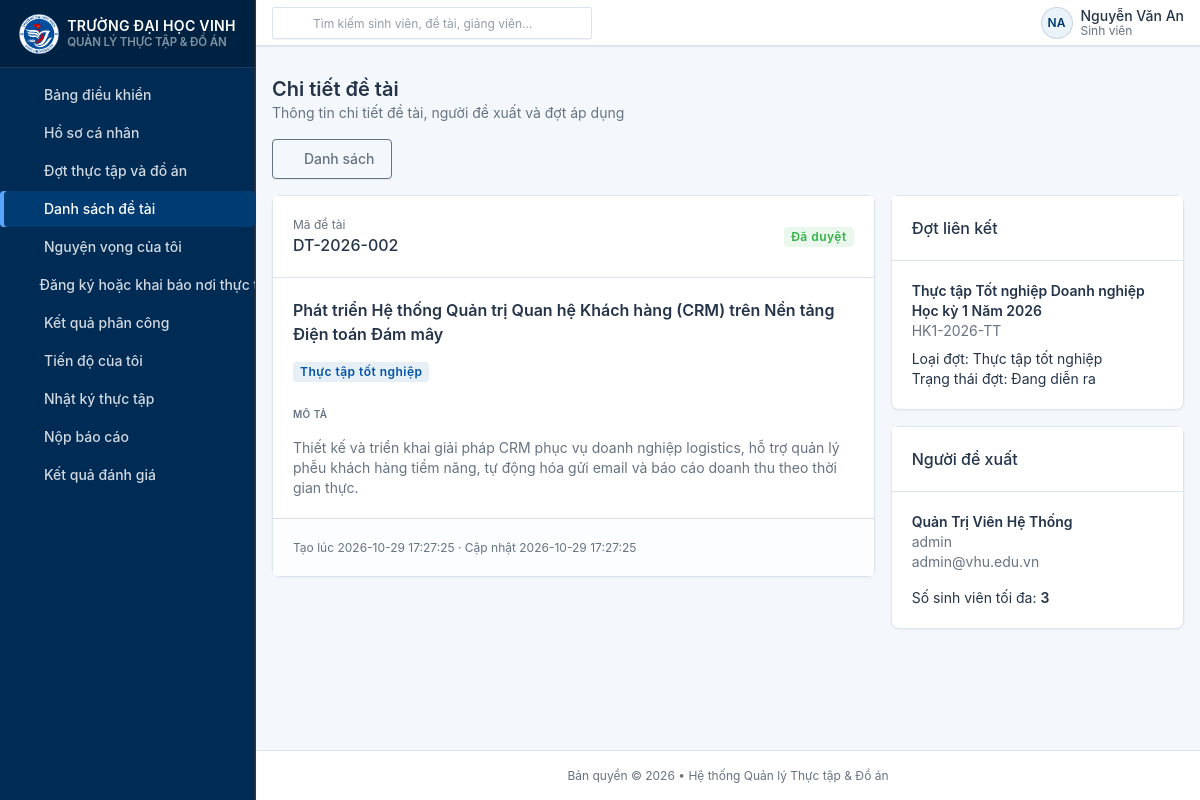
/topics/detail?id=2 (signed in), run on the app's committed database.
### tables this page shows
CREATE TABLE IF NOT EXISTS `topics` (
    `id` INT UNSIGNED AUTO_INCREMENT PRIMARY KEY COMMENT 'Khóa chính tự tăng',
    `code` VARCHAR(50) NOT NULL COMMENT 'Mã đề tài định danh duy nhất (vd: DT-2026-001, DA-2026-002)',
    `name` VARCHAR(255) NOT NULL COMMENT 'Tên hiển thị của đề tài',
    `description` TEXT NULL COMMENT 'Mô tả chi tiết nội dung, mục tiêu, yêu cầu công nghệ của đề tài',
    `type` ENUM('internship', 'graduation_project') NOT NULL COMMENT 'Loại đề tài: Thực tập hoặc Đồ án tốt nghiệp',
    `period_id` INT UNSIGNED NOT NULL COMMENT 'Khóa ngoại tham chiếu đến đợt (internship_periods.id)',
    `proposer_id` INT UNSIGNED NOT NULL COMMENT 'Khóa ngoại tham chiếu đến người đề xuất (users.id)',
    `max_students` INT UNSIGNED NOT NULL DEFAULT 1 COMMENT 'Số lượng sinh viên tối đa có thể tham gia',
    `status` ENUM('draft', 'pending', 'approved', 'rejected') NOT NULL DEFAULT 'draft' COMMENT 'Trạng thái đề tài',
    `created_at` DATETIME NOT NULL DEFAULT CURRENT_TIMESTAMP COMMENT 'Thời điểm tạo đề tài',
    `updated_at` DATETIME NOT NULL DEFAULT CURRENT_TIMESTAMP ON UPDATE CURRENT_TIMESTAMP COMMENT 'Thời điểm cập nhật cuối',

    UNIQUE KEY `uk_topics_code` (`code`),
    INDEX `idx_topics_period_id` (`period_id`),
    INDEX `idx_topics_proposer_id` (`proposer_id`),
    INDEX `idx_topics_status` (`status`),
    INDEX `idx_topics_type` (`type`),
    INDEX `idx_topics_created_at` (`created_at`),

    CONSTRAINT `fk_topics_period` FOREIGN KEY (`period_id`)
        REFERENCES `internship_periods` (`id`) ON UPDATE CASCADE ON DELETE RESTRICT,
    CONSTRAINT `fk_topics_proposer` FOREIGN KEY (`proposer_id`)
        REFERENCES `users` (`id`) ON UPDATE CASCADE ON DELETE RESTRICT
);

CREATE TABLE IF NOT EXISTS `internship_periods` (
    `id` INT UNSIGNED AUTO_INCREMENT PRIMARY KEY COMMENT 'Khóa chính tự tăng',
    `code` VARCHAR(50) NOT NULL COMMENT 'Mã đợt định danh duy nhất (vd: HK1-2026-TT, HK2-2026-DA)',
    `name` VARCHAR(150) NOT NULL COMMENT 'Tên hiển thị của đợt thực tập / đồ án',
    `type` ENUM('internship', 'graduation_project') NOT NULL COMMENT 'Loại đợt: internship (Thực tập) hoặc graduation_project (Đồ án tốt nghiệp)',
    `start_date` DATE NOT NULL COMMENT 'Ngày bắt đầu đợt (YYYY-MM-DD)',
    `end_date` DATE NOT NULL COMMENT 'Ngày kết thúc đợt (YYYY-MM-DD)',
    `status` ENUM('draft', 'active', 'closed') NOT NULL DEFAULT 'draft' COMMENT 'Trạng thái đợt: draft (Nháp/Chưa mở), active (Đang diễn ra), closed (Đã kết thúc/Đóng)',
    `description` TEXT NULL COMMENT 'Mô tả chi tiết, quy định hoặc thông báo cho đợt',
    `created_at` DATETIME NOT NULL DEFAULT CURRENT_TIMESTAMP COMMENT 'Thời điểm tạo bản ghi',
    `updated_at` DATETIME NOT NULL DEFAULT CURRENT_TIMESTAMP ON UPDATE CURRENT_TIMESTAMP COMMENT 'Thời điểm cập nhật cuối',
    UNIQUE KEY `uk_internship_periods_code` (`code`),
    INDEX `idx_internship_periods_status` (`status`),
    INDEX `idx_internship_periods_type` (`type`),
    INDEX `idx_internship_periods_dates` (`start_date`, `end_date`),
    CONSTRAINT `chk_period_dates` CHECK (`end_date` >= `start_date`)
);

CREATE TABLE IF NOT EXISTS `users` (
    `id` INT UNSIGNED AUTO_INCREMENT PRIMARY KEY,
    `username` VARCHAR(50) NOT NULL UNIQUE COMMENT 'Tên đăng nhập / Mã sinh viên / Mã giảng viên',
    `email` VARCHAR(100) NOT NULL UNIQUE COMMENT 'Email liên hệ chính thức',
    `password` VARCHAR(255) NOT NULL COMMENT 'Mật khẩu đã được mã hóa Bcrypt an toàn',
    `full_name` VARCHAR(100) NOT NULL COMMENT 'Họ và tên đầy đủ',
    `phone` VARCHAR(20) NULL COMMENT 'Số điện thoại liên lạc',
    `avatar` VARCHAR(255) NULL COMMENT 'Đường dẫn ảnh đại diện (kế thừa cũ)',
    `avatar_path` VARCHAR(255) NULL COMMENT 'Đường dẫn ảnh đại diện chuẩn hóa',
    `status` TINYINT(1) NOT NULL DEFAULT 1 COMMENT 'Trạng thái tài khoản: 1 = Hoạt động, 0 = Bị khóa',
    `created_at` DATETIME NOT NULL DEFAULT CURRENT_TIMESTAMP,
    `updated_at` DATETIME NOT NULL DEFAULT CURRENT_TIMESTAMP ON UPDATE CURRENT_TIMESTAMP,
    INDEX `idx_users_status` (`status`)
);

### app/Core/Controller.php (called while the page is built, shortened)
<?php
class Controller
{
    protected function render(string $view, array $data = []): void
    {
        $viewPath = dirname(__DIR__) . '/Views/' . str_replace('.', '/', $view) . '.php';
        extract($data);
        require $viewPath;
    }
}

### app/Controllers/AuthController.php (called while the page is built, shortened)
<?php
class AuthController extends Controller
{
    public static function pullFlash(string $key): ?string
    {
        $value = $_SESSION['flash'][$key] ?? null;
        return $value;
    }
}

### app/Models/Topic.php (called while the page is built, shortened)
<?php
class Topic
{
    public static function findById(int $id): ?array
    {
        $pdo = Database::getConnection();
        $sql = 'SELECT
                    t.*,
                    p.code AS period_code,
                    p.name AS period_name,
                    p.status AS period_status,
                    p.type AS period_type,
                    u.username AS proposer_username,
                    u.full_name AS proposer_name,
                    u.email AS proposer_email
                FROM `topics` t
                INNER JOIN `internship_periods` p ON t.period_id = p.id
                INNER JOIN `users` u ON t.proposer_id = u.id
                WHERE t.id = :id
                LIMIT 1';
        $stmt = $pdo->prepare($sql);
        $stmt->execute(['id' => $id]);
        $row = $stmt->fetch(PDO::FETCH_ASSOC);
        return $row === false ? null : $row;
    }
}

### app/Views/topics/show.php (the view, shortened to what this page needs)
<?php
require dirname(__DIR__) . '/layouts/header.php';
$escape = static fn(mixed $value): string => htmlspecialchars((string)$value, ENT_QUOTES, 'UTF-8');
$statusLabels = $statusLabels ?? [];
$typeLabels = $typeLabels ?? [];
$statusBadges = $statusBadges ?? [];
$typeBadges = $typeBadges ?? [];
?>
<div class="container-xl">
    <div class="d-flex flex-column flex-sm-row justify-content-between align-items-sm-center gap-2 mb-3">
        <a class="btn btn-outline-secondary align-self-start" href="<?= $escape($baseUrl) ?>/topics"><i class="ti ti-arrow-left me-1"></i>Danh sách</a>
    </div>
    <div class="row row-cards">
        <div class="col-12 col-lg-8">
            <div class="card">
                <div class="card-header d-flex flex-wrap align-items-center justify-content-between gap-2">
                    <div><div class="text-secondary small">Mã đề tài</div><h2 class="card-title"><?= $escape($topic['code']) ?></h2></div>
                    <span class="badge <?= $escape($statusBadges[$topic['status']] ?? 'bg-secondary-lt') ?>">
                        <?= $escape($statusLabels[$topic['status']] ?? $topic['status']) ?>
                    </span>
                </div>
                <div class="card-body">
                    <h3><?= $escape($topic['name']) ?></h3>
                    <div class="mb-4"><span class="badge <?= $escape($typeBadges[$topic['type']] ?? 'bg-secondary-lt') ?>">
                        <?= $escape($typeLabels[$topic['type']] ?? $topic['type']) ?>
                    </span></div>
                    <h4 class="subheader">Mô tả</h4>
                    <div class="text-secondary text-break"><?= nl2br($escape($topic['description'] ?: 'Chưa có mô tả.')) ?></div>
                </div>
                <div class="card-footer text-secondary small">
                    Tạo lúc <?= $escape($topic['created_at'] ?? '') ?> · Cập nhật <?= $escape($topic['updated_at'] ?? '') ?>
                </div>
            </div>
        </div>
        <div class="col-12 col-lg-4">
            <div class="card">
                <div class="card-header"><h3 class="card-title">Đợt liên kết</h3></div>
                <div class="card-body">
                    <div class="fw-semibold"><?= $escape($topic['period_name']) ?></div>
                    <div class="text-secondary"><?= $escape($topic['period_code']) ?></div>
                    <div class="mt-2">Loại đợt: <?= $escape($typeLabels[$topic['period_type']] ?? $topic['period_type']) ?></div>
                    <div>Trạng thái đợt: <?= $escape(['draft' => 'Bản nháp', 'active' => 'Đang diễn ra', 'closed' => 'Đã kết thúc'][$topic['period_status']] ?? $topic['period_status']) ?></div>
                </div>
            </div>
            <div class="card mt-3">
                <div class="card-header"><h3 class="card-title">Người đề xuất</h3></div>
                <div class="card-body">
                    <div class="fw-semibold"><?= $escape($topic['proposer_name']) ?></div>
                    <div class="text-secondary"><?= $escape($topic['proposer_username']) ?></div>
                    <div class="text-secondary"><?= $escape($topic['proposer_email']) ?></div>
                    <div class="mt-3">Số sinh viên tối đa: <strong><?= (int)$topic['max_students'] ?></strong></div>
                </div>
            </div>
        </div>
    </div>
</div>
<?php require dirname(__DIR__) . '/layouts/footer.php'; ?>

### public/assets/css/vinhuni-theme.css (style rules this page uses)
:root { --vinhuni-primary: #003B71; --vinhuni-primary-dark: #002B55; --vinhuni-primary-hover: #1769AA; --vinhuni-primary-light: #EAF2FA; --vinhuni-bg: #F4F7FB; --vinhuni-surface: #FFFFFF; --vinhuni-text: #243449; --vinhuni-border: #DCE5EF; --tblr-primary: #003B71; --tblr-primary-rgb: 0, 59, 113; --tblr-primary-fg: #ffffff; --tblr-primary-dark: #002B55; --tblr-primary-hover: #1769AA; --tblr-primary-lt: #EAF2FA; --tblr-body-bg: #F4F7FB; --tblr-body-color: #243449; --tblr-border-color: #DCE5EF; --tblr-link-color: #003B71; --tblr-link-hover-color: #1769AA; }
body, .page, .page-wrapper { background-color: var(--vinhuni-bg) !important; color: var(--vinhuni-text); }
a { color: var(--vinhuni-primary); text-decoration: none; transition: color 0.15s ease-in-out; }
.card { background-color: var(--vinhuni-surface) !important; border: 1px solid var(--vinhuni-border) !important; box-shadow: 0 1px 3px rgba(36, 52, 73, 0.05); border-radius: 8px; }
.card-header { background-color: #ffffff; border-bottom: 1px solid var(--vinhuni-border); }

### app/Views/layouts/header.php (style rules this page uses)
:root { --tblr-font-sans-serif: -apple-system, BlinkMacSystemFont, "Segoe UI", Roboto, Helvetica, Arial, sans-serif; }
body { overflow-x: hidden; }

### data on the page
topics: code "DT-2026-002", status "Đã duyệt", name "Phát triển Hệ thống Quản trị Quan hệ Khách hàng (CRM) trên Nền tảng Điện toán Đám mây", type "Thực tập tốt nghiệp", description "Thiết kế và triển khai giải pháp CRM phục vụ doanh nghiệp logistics, hỗ trợ quản lý phễu khách hàng tiềm năng, tự động hóa gửi email và báo cáo doanh thu theo thời gian thực.", created_at "2026-10-29 17:27:25", updated_at "2026-10-29 17:27:25", period.name "Thực tập Tốt nghiệp Doanh nghiệp Học kỳ 1 Năm 2026", period.code "HK1-2026-TT", period.type "Thực tập tốt nghiệp", period.status "Đang diễn ra", proposer.full_name "Quản Trị Viên Hệ Thống", proposer.username "admin", proposer.email "admin@vhu.edu.vn", max_students "3"

### other printed values
$title "Đăng ký hoặc khai báo nơi t Nhật ký thực tập Nộp báo cáo Kết quả đánh giá"
$escape($headerInitials) "NA"
$escape($currentFullName) "Nguyễn Văn An"
$escape($displayRole) "Sinh viên"
$escape($pageHeading) "Chi tiết đề tài"
$escape($pageDescription) "Thông tin chi tiết đề tài, người đề xuất và đợt áp dụng"
